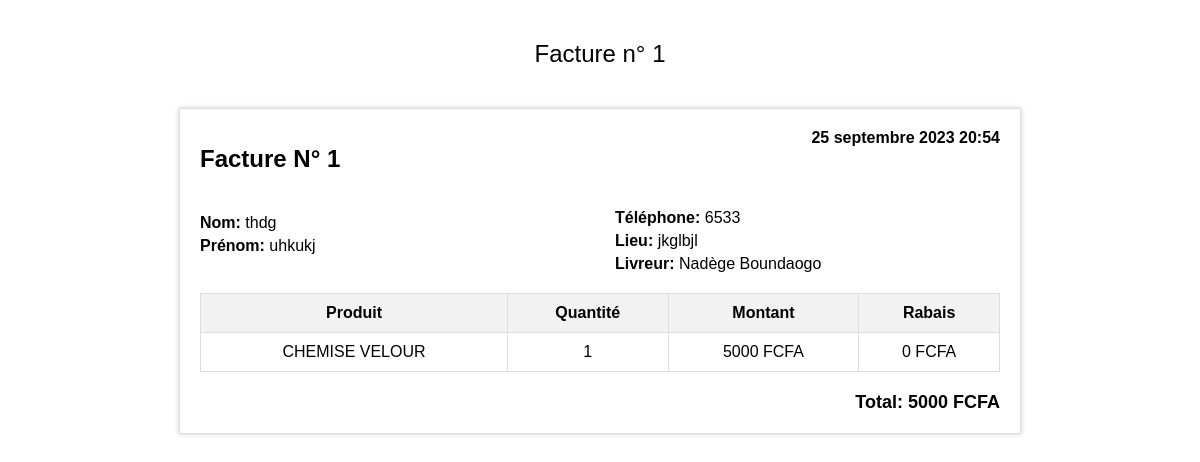
The app's page /facture/1/ with its own data.
### Gestion/models.py (models this page shows, shortened)
class Facture(models.Model):
    No = models.AutoField(primary_key=True)
    Nom = models.CharField(max_length=25)
    Prenom = models.TextField()
    Telephone = models.CharField(max_length=8)
    Produit = models.ForeignKey(Produit, related_name='factures', on_delete=models.CASCADE)
    Quantite = models.IntegerField(default=1)
    Montant = models.IntegerField(default=1)
    Rabais = models.IntegerField(default=0)
    Total = models.IntegerField(default=0)
    Lieu = models.TextField(default="Boutique")
    Livreur = models.CharField(max_length=10, default="Boutique")
    date_et_heure = models.DateTimeField(default=timezone.now)
    EQUIPE_CHOICES = [
        ("equipe01", "equipe01"),
        ("equipe 02", "equipe 02"),
    ]
    Equipe = models.CharField(max_length=10, choices=EQUIPE_CHOICES, default="equipe01")
    class meta:
        ordering = ['-date_added']
        verbose_name = ("Facture")
        verbose_name_plural = ("Factures")

class Produit(models.Model):
    Name = models.CharField(max_length=15)
    Description = models.TextField()
    Prix = models.IntegerField(default=8500)
    Quantite = models.IntegerField(default=0)
    Id = models.CharField(max_length=30, primary_key=True)
    Image = models.ImageField(upload_to= 'media', blank=True)
    date_added = models.DateTimeField(auto_now=True)
    def __str__(self) -> str:
        return f"{self.Id}"
    class meta:
        ordering = ['-date_added']
        verbose_name = ("Produit")
        verbose_name_plurial = ("Produits")

### Gestion/views.py (the view)
# urls.py: path('facture/<int:facture_id>/', profil_facture, name='profil_facture'),
def profil_facture(request, facture_id):
    facture = Facture.objects.get(pk=facture_id)
    context = {
        'facture': facture,
    }
    return render(request, 'gestion/profil_facture.html', context=context)
    return render(request, 'gestion/profil_facture.html', context=context)

### Gestion/templates/gestion/profil_facture.html (shortened to what this page needs)
<!DOCTYPE html>
<html>
<head>
</head>
<body>
    <div class="invoice-number">
        Facture n° {{ facture.No }}
    </div>
    <div class="facture">
        <div class="facture-header">
            <h1>Facture N° {{ facture.No }}</h1>
            <span>{{ facture.date_et_heure }}</span>
        </div>
        <div class="facture-info">
            <p><span>Nom:</span> {{ facture.Nom }}</p>
            <p><span>Prénom:</span> {{ facture.Prenom }}</p>
            <p><span>Téléphone:</span> {{ facture.Telephone }}</p>
            <p><span>Lieu:</span> {{ facture.Lieu }} </p>
            <p><span>Livreur:</span> {{ facture.Livreur }} </p>
        </div>
        <table class="facture-table">
            <tr>
                <th>Produit</th>
                <th>Quantité</th>
                <th>Montant</th>
                <th>Rabais</th>
            </tr>
            <tr>
                <td>{{ facture.Produit }}</td>
                <td>{{ facture.Quantite }}</td>
                <td>{{ facture.Montant }} FCFA</td>
                <td>{{ facture.Rabais }} FCFA</td>
            </tr>
        </table>
        <div class="facture-total">
            <span>Total: {{ facture.Total }} FCFA</span>
        </div>
    </div>
</body>
</html>

### Gestion/templates/gestion/profil_facture.html (style rules this page uses)
body { font-family: Arial, sans-serif; margin: 20px; }
.facture { width: 100%; max-width: 800px; margin: auto; border: 1px solid #ddd; padding: 20px; box-shadow: 0 0 5px rgba(0, 0, 0, 0.2); }
.facture-header { display: flex; justify-content: space-between; margin-bottom: 20px; }
.facture-header h1 { font-size: 24px; }
.facture-info { margin-bottom: 20px; column-count: 2; column-gap: 30px; }
.facture-info p { margin: 5px 0; }
.facture-table { width: 100%; border-collapse: collapse; }
.facture-table th, .facture-table td { padding: 10px; border: 1px solid #ddd; text-align: center; }
.facture-table th { background-color: #f2f2f2; }
.facture-total { display: flex; justify-content: flex-end; margin-top: 20px; font-size: 18px; }
.facture-total span { margin-left: 10px; font-weight: bold; }
.invoice-number { text-align: center; margin-top: 40px; font-size: 24px; margin-bottom: 40px; }
span { font-weight: bold; }

### records on screen
Facture: No "1", date_et_heure "25 septembre 2023 20:54", Nom "thdg", Prenom "uhkukj", Telephone "6533", Lieu "jkglbjl", Livreur "Nadège Boundaogo", Produit "CHEMISE VELOUR", Quantite "1", Montant "5000", Rabais "0", Total "5000"
